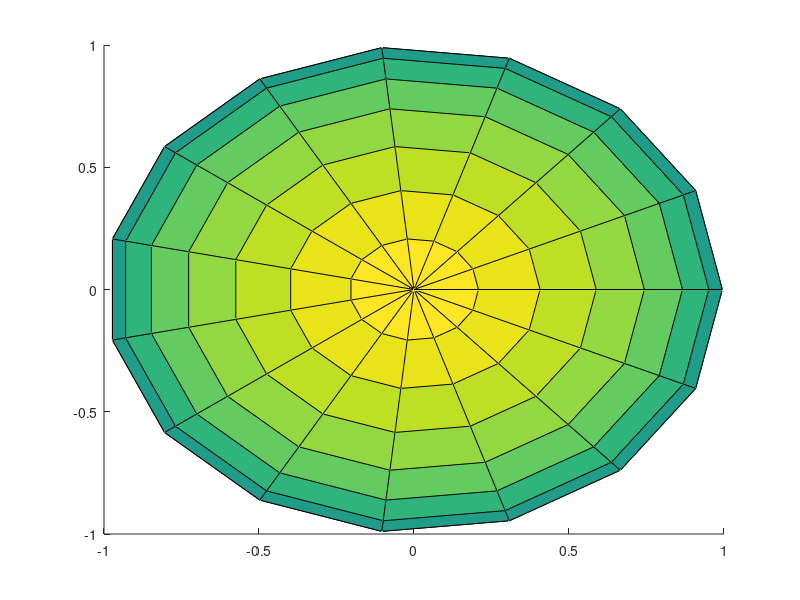

The MATLAB script that drew this image: (Note: this script raises an error after producing the figure.)
function [] = plotSphere()
%% Plot a full grey sphere
hold on
[x_s,y_s,z_s] = sphere(15);
h = surf(x_s,y_s,z_s);
h.EdgeColor = 'None';
set(h, 'FaceAlpha', 0.4)
hidden off
axis equal
axis off
map = repmat((linspace(1,0,100))',1,3);
colormap(map)
h.EdgeColor = 'interp';
end

